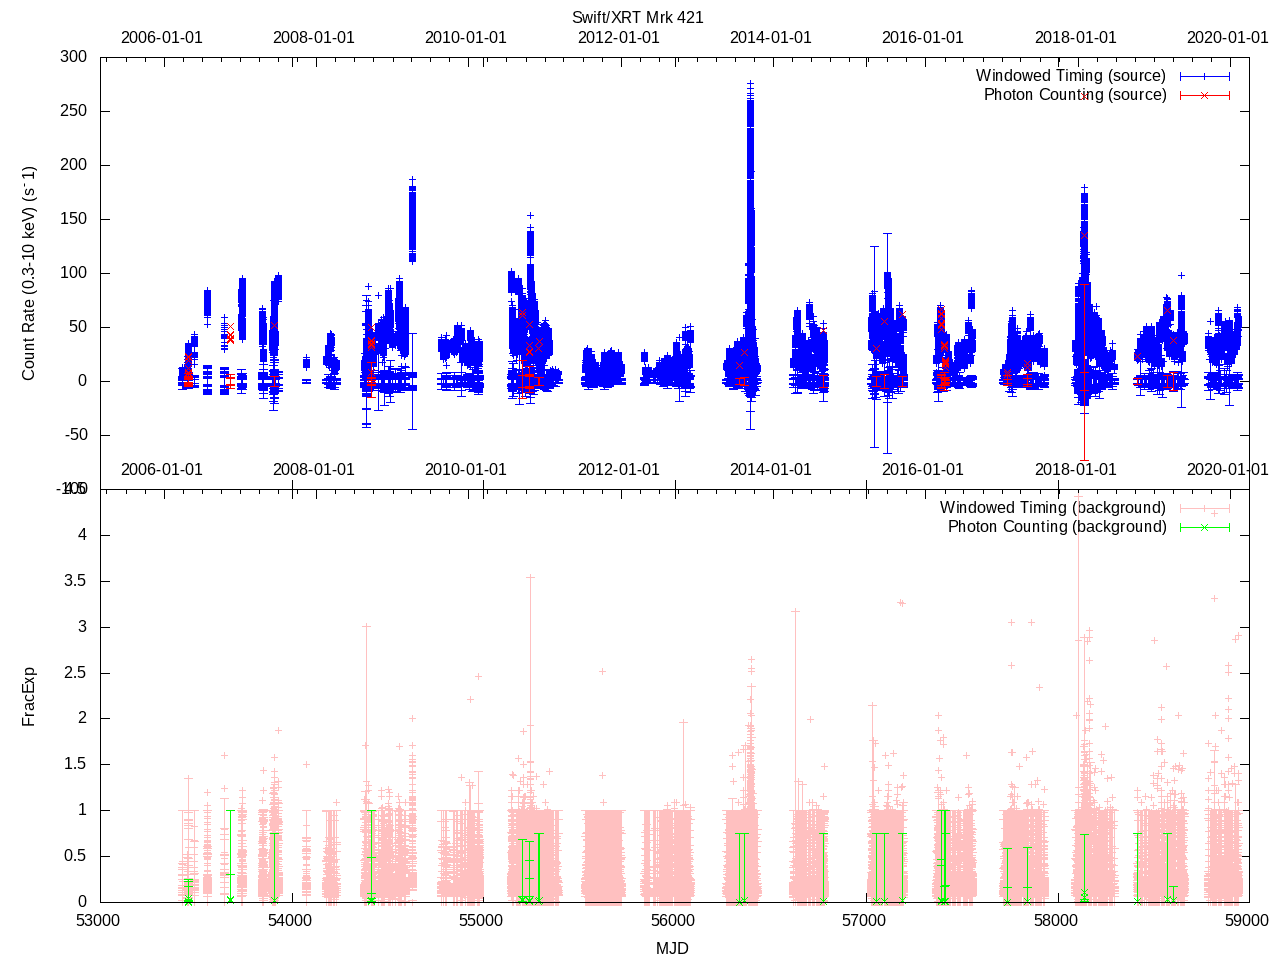

Here is the gnuplot script that generated this plot:
# Made by:
# Gustavo Magallanes-Guijón <gustavo.magallanes.guijon@ciencias.unam.mx>
# Instituto de Astronomia UNAM
# Ciudad Universitaria
# Ciudad de Mexico
# Mexico

set terminal png size 1280,960
set key autotitle columnhead
set key 

unset xlabel
set output "curve2.png"
unset xlabel

set multiplot layout 2, 1 title "Swift/XRT Mrk 421"

set bmargin 0
set xtics format " "
set lmargin 10

set x2data time
set timefmt "%Y-%m-%d"
set format x2 "%Y-%m-%d"
set x2tics
set x2range["2004-12-11":"2019-06-22"]

set ylabel "Count Rate (0.3-10 keV) (s^-1)" # \n{/*0.8 Photon Counting Source}"

plot "<(sed -n '2,160031p' curve2.dat)" using ($1*0.000011570+53350.59793623):4:5:6 title "Windowed Timing (source)" with yerrorbars lc "blue", \
"<(sed -n '160036,$p' curve2.dat)" using ($1*0.000011570+53350.59793623):4:5:6 title "Photon Counting (source)" with yerrorbars lc "red"

set tmargin 0
set bmargin 3
set xtics format "%g"
set lmargin 10
set xlabel "MJD"
set ylabel "FracExp" # \n{/*0.8 Photon Counting Background}"


plot "<(sed -n '2,160031p' curve2.dat)" using ($1*0.000011570+53350.59793623):7:8:9 title "Windowed Timing (background)" with yerrorbars lc "pink", \
"<(sed -n '160036,$p' curve2.dat)" using ($1*0.000011570+53350.59793623):7:8:9 title "Photon Counting (background)" with yerrorbars lc "green"

unset multiplot
